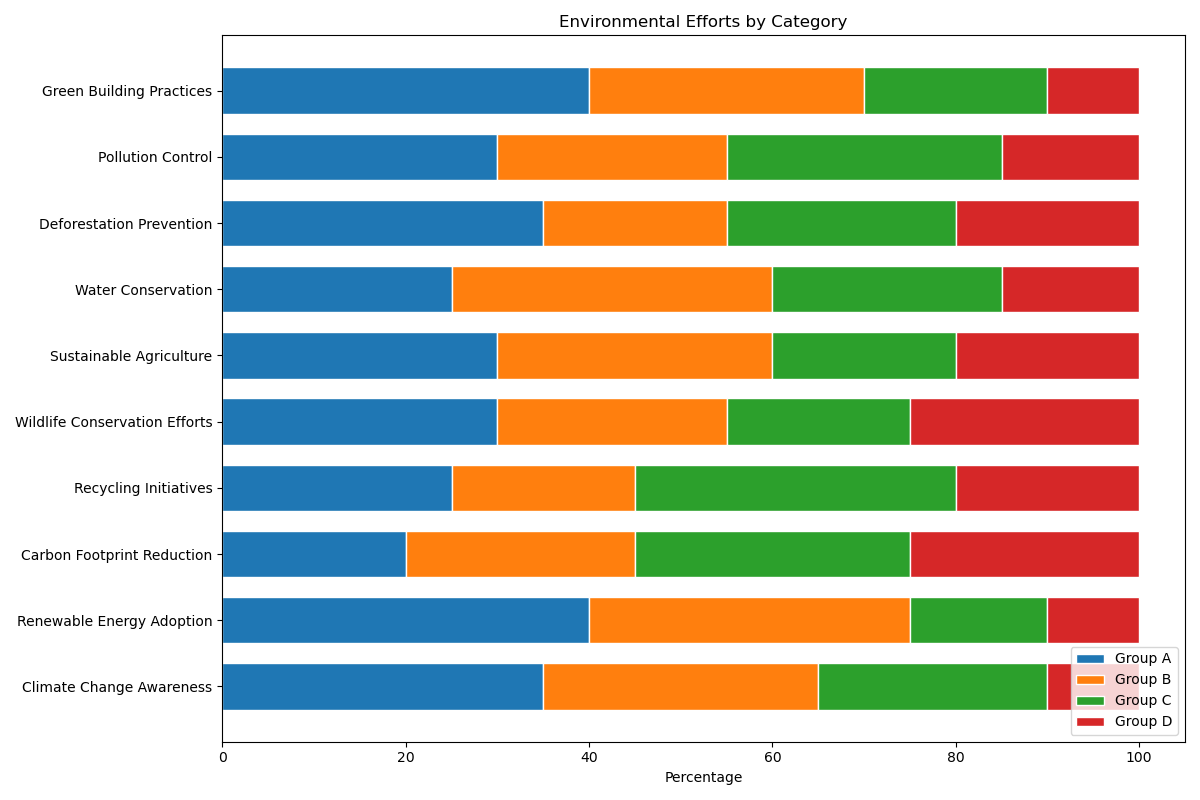

Python code for this plot:

import matplotlib.pyplot as plt
import numpy as np

# Data
topics = ['Climate Change Awareness', 'Renewable Energy Adoption', 'Carbon Footprint Reduction', 
          'Recycling Initiatives', 'Wildlife Conservation Efforts', 'Sustainable Agriculture', 
          'Water Conservation', 'Deforestation Prevention', 'Pollution Control', 'Green Building Practices']
group_a = [35, 40, 20, 25, 30, 30, 25, 35, 30, 40]
group_b = [30, 35, 25, 20, 25, 30, 35, 20, 25, 30]
group_c = [25, 15, 30, 35, 20, 20, 25, 25, 30, 20]
group_d = [10, 10, 25, 20, 25, 20, 15, 20, 15, 10]

# Stacking the groups
group_a = np.array(group_a)
group_b = np.array(group_b)
group_c = np.array(group_c)
group_d = np.array(group_d)

# Colors
colors = ['#1f77b4', '#ff7f0e', '#2ca02c', '#d62728']

# Plot
fig, ax = plt.subplots(figsize=(12, 8))
bar_width = 0.7
y = np.arange(len(topics))

ax.barh(y, group_a, color=colors[0], edgecolor='white', height=bar_width)
ax.barh(y, group_b, left=group_a, color=colors[1], edgecolor='white', height=bar_width)
ax.barh(y, group_c, left=group_a + group_b, color=colors[2], edgecolor='white', height=bar_width)
ax.barh(y, group_d, left=group_a + group_b + group_c, color=colors[3], edgecolor='white', height=bar_width)

# Labels and title
ax.set_xlabel('Percentage')
ax.set_title('Environmental Efforts by Category')
ax.set_yticks(y)
ax.set_yticklabels(topics)
ax.legend(['Group A', 'Group B', 'Group C', 'Group D'], loc='lower right')

plt.tight_layout()
plt.show()
